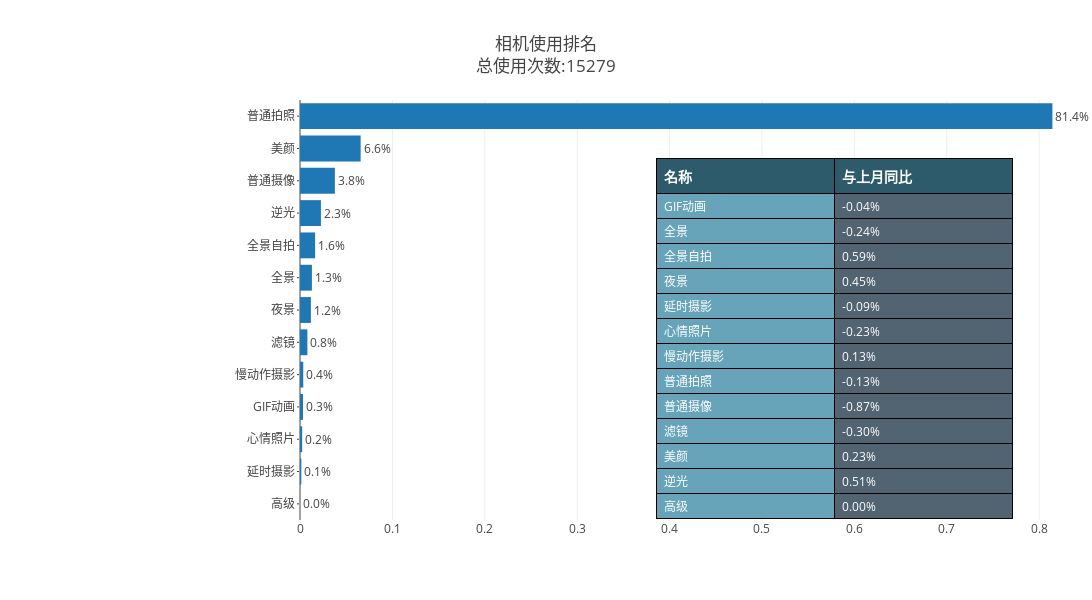

Notebook cell for this chart:
### Code cell
draw_camera(cur_camera[2], last_camera[2], 600, 1200, '相机使用排名<br>总使用次数:{}'.format(cur_camera[2].sum()))

### Figure 1 — Plotly figure (JSON) as saved in the notebook; plotly's stock layout.template omitted (floating-point values rounded to 4 significant figures)
{"data": [{"orientation": "h", "text": ["0.0%", "0.1%", "0.2%", "0.3%", "0.4%", "0.8%", "1.2%", "1.3%", "1.6%", "2.3%", "3.8%", "6.6%", "81.4%"], "textposition": "outside", "type": "bar", "x": [0, 0.00144, 0.002356, 0.003272, 0.003534, 0.007985, 0.01178, 0.01289, 0.01636, 0.02265, 0.03776, 0.06565, 0.8143], "y": ["高级", "延时摄影", "心情照片", "GIF动画", "慢动作摄影", "滤镜", "夜景", "全景", "全景自拍", "逆光", "普通摄像", "美颜", "普通拍照"]}, {"cells": {"align": ["left", "left"], "fill": {"color": ["#68a4b9", "#526372"]}, "font": {"color": ["#FFFFFF", "#FFFFFF"], "size": 12}, "height": 25, "line": {"color": "#000000"}, "values": [["GIF动画", "全景", "全景自拍", "夜景", "延时摄影", "心情照片", "慢动作摄影", "普通拍照", "普通摄像", "滤镜", "美颜", "逆光", "高级"], ["-0.04%", "-0.24%", "0.59%", "0.45%", "-0.09%", "-0.23%", "0.13%", "-0.13%", "-0.87%", "-0.30%", "0.23%", "0.51%", "0.00%"]]}, "columnorder": [0, 1], "columnwidth": [52, 52], "domain": {"x": [0.45, 0.9], "y": [0, 0.86]}, "header": {"align": ["left", "left"], "fill": {"color": "#2d5b6c"}, "font": {"color": ["#FFFFFF", "#FFFFFF"], "size": 14}, "height": 25, "line": {"color": "#000000"}, "values": [["<b>名称</b>"], ["<b>与上月同比</b>"]]}, "type": "table"}], "layout": {"height": 600, "margin": {"l": 300, "r": 0}, "title": "相机使用排名<br>总使用次数:15279", "width": 1200, "yaxis": {"ticklen": 2}}}
